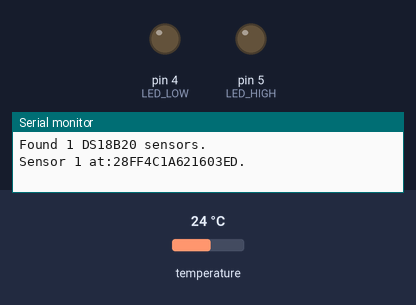
Bench run of a sketch on a simulated Arduino Uno, built with avr-gcc and run on an emulated ATmega328P. On the bench: output pins drawn as LEDs (lit = HIGH), the last lines printed to the serial monitor. The test bench sets the inputs (shaded band); at power-on: temperature 24 °C.

Above: at 0.1 s.
At 0.8 s:
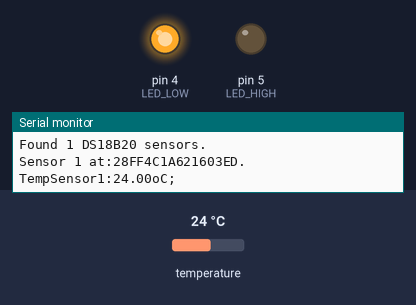
Timing chart, 0 to 2.3 s (numbered marks = the images above):
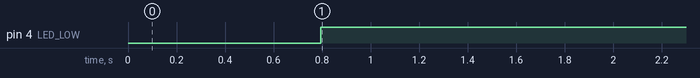

Measured:
- by itself, pin 4 (LED_LOW): LOW → HIGH at 0.79 s

The sketch:

DS18x20Temperature.ino
```cpp
// Programa : Sensor de temperatura DS18B20
// Autor : FILIPEFLOP

#include <OneWire.h>
#include <DallasTemperature.h>
//#include <LiquidCrystal.h>

// Porta do pino de sinal do DS18B20
#define ONE_WIRE_BUS 10
#define MAX_TEMP_SENSOR 10
#define LED_LOW 4
#define LED_HIGH 5
#define TEMP_LOW 64
#define TEMP_HIGH 68

// Armazena temperaturas minima e maxima
//float tempMin = 999;
//float tempMax = 0;

// Define uma instancia do oneWire para comunicacao com o sensor
OneWire oneWire(ONE_WIRE_BUS);
int maxTempSensor;
DallasTemperature sensors(&oneWire);
DeviceAddress sensor[MAX_TEMP_SENSOR];

// Inicializa o LCD
//LiquidCrystal lcd(12, 11, 7, 6, 5, 4);

void sensorConnect() {
  sensors.begin();
  // Localiza e mostra enderecos dos sensores
  maxTempSensor = sensors.getDeviceCount();
  Serial.print("Found ");
  Serial.print(maxTempSensor, DEC);
  Serial.println(" DS18B20 sensors.");
  for (int i = 0; i < maxTempSensor; i++)
    showSensorAddress(i);
}

void showSensorAddress (int i) {
if (sensors.getAddress(sensor[i], i)) {
  Serial.print("Sensor " + String(i+1) + " at:");
  showAddress (sensor[i]);
  Serial.println(".");
}
else
  Serial.println("Sensor " + String(i) + " not found..");
}

void showAddress(DeviceAddress deviceAddress){
  for (uint8_t i = 0; i < 8; i++)  {
    // Adiciona zeros se necessário
    if (deviceAddress[i] < 16)
      Serial.print("0");
    Serial.print(deviceAddress[i], HEX);
  }
}

void setup(void)
{
  Serial.begin(9600);
   pinMode (LED_LOW, OUTPUT);
   pinMode (LED_HIGH, OUTPUT);
   digitalWrite(LED_LOW, LOW);
   digitalWrite(LED_HIGH, LOW);
   sensorConnect();
//  lcd.begin(16, 2);
}

void loop()
{
  Serial.println (operationSensorInput());

  delay(3000);
}

String operationSensorInput(){
  String sensorMsg = "No sensor...";
  float tempC;

  if (maxTempSensor > 0) {
    // Le a informacao dos sensores
    for (int i = 0; i < maxTempSensor; i++) {
      sensors.requestTemperatures();
      float tempC = sensors.getTempC(sensor[i]);
      sensorMsg = "TempSensor" + String(i+1) + ":" + String(tempC) + "oC;";
      if (tempC < TEMP_LOW) {
         digitalWrite(LED_LOW, HIGH);
         digitalWrite(LED_HIGH, LOW);
      }
      else if (tempC > TEMP_HIGH) {
         digitalWrite(LED_LOW, LOW);
         digitalWrite(LED_HIGH, HIGH);
      }
      else {
         digitalWrite(LED_LOW, LOW);
         digitalWrite(LED_HIGH, LOW);
      }
    }
  }
  return sensorMsg;
}

/*
 * codigo antigo - se quiser implementar TemMin e TempMax revise o codigo abaixo
  // Le a informacao do sensor
  sensors.requestTemperatures();
  float tempC = sensors.getTempC(sensor1);
  // Atualiza temperaturas minima e maxima
  if (tempC < tempMin)
  {
    tempMin = tempC;
  }
  if (tempC > tempMax)
  {
    tempMax = tempC;
  }
  // Mostra dados no serial monitor
  Serial.print("Sensor1 Temp C: ");
  Serial.print(tempC);
  Serial.print(" Min : ");
  Serial.print(tempMin);
  Serial.print(" Max : ");
  Serial.println(tempMax);

  tempC = sensors.getTempC(sensor2);
  // Atualiza temperaturas minima e maxima
  if (tempC < tempMin)
  {
    tempMin = tempC;
  }
  if (tempC > tempMax)
  {
    tempMax = tempC;
  }
  // Mostra dados no serial monitor
  Serial.print("Sensor2 Temp C: ");
  Serial.print(tempC);
  Serial.print(" Min : ");
  Serial.print(tempMin);
  Serial.print(" Max : ");
  Serial.println(tempMax);
*/
/*
  // Mostra dados no LCD
  lcd.clear();
  lcd.setCursor(0,0);
  lcd.print("Temp.:       ");
  //Simbolo grau
  lcd.write(223);
  lcd.print("C");
  lcd.setCursor(7,0);
  lcd.print(tempC);
  lcd.setCursor(0,1);
  lcd.print("L: ");
  lcd.setCursor(3,1);
  lcd.print(tempMin,1);
  lcd.setCursor(8,1);
  lcd.print("H: ");
  lcd.setCursor(11,1);
  lcd.print(tempMax,1);
*/
```
